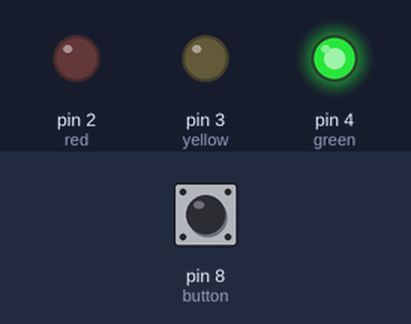
This sketch was run on a simulated Arduino Uno, built with avr-gcc and run on an emulated ATmega328P. Shown: output pins drawn as LEDs (lit = HIGH). The inputs (shaded band) are chosen by the test bench; at power-on: pin 8 (button) LOW.

Above: at 1.2 s.
1.3 s: pin 8 (button) pulled HIGH for 0.15 s
At 4.7 s:
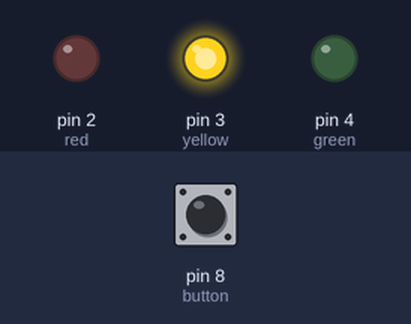
At 6.6 s:
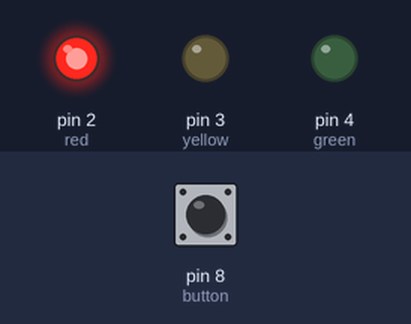
9.8 s: pin 8 (button) pulled HIGH for 3.2 s
At 11.1 s:
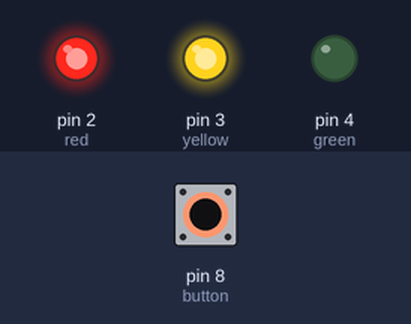
Timing chart, 0 to 22.8 s (numbered marks = the images above; inputs shaded):
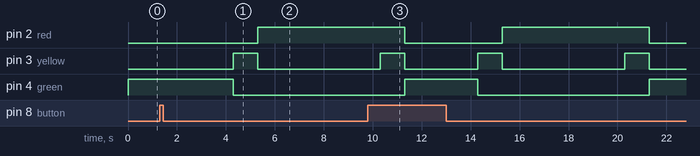

Measured:
- after the input at 1.3 s, pin 2 (red): LOW → HIGH after 4.0 s; pin 3 (yellow): LOW → HIGH after 3.0 s, → LOW 1.0 s later; pin 4 (green): HIGH → LOW after 3.0 s

The sketch:

traffic-light.ino
```cpp
int red = 2;
int yellow = 3;
int green = 4;
int button = 8;
int buttonState = 0;

void setup() {
  pinMode(red, OUTPUT);
  pinMode(yellow, OUTPUT);
  pinMode(green, OUTPUT);
}

void loop() {
  digitalWrite(green, HIGH);
  buttonState = digitalRead(button);

  if (buttonState == HIGH) {
    delay(3000);
    digitalWrite(green, LOW);
    digitalWrite(yellow, HIGH);
    delay(1000);
    digitalWrite(yellow, LOW);
    digitalWrite(red, HIGH);
    delay(5000);
    digitalWrite(yellow, HIGH);
    delay(1000);
    digitalWrite(yellow, LOW);
    digitalWrite(red, LOW);
  }
}
```
